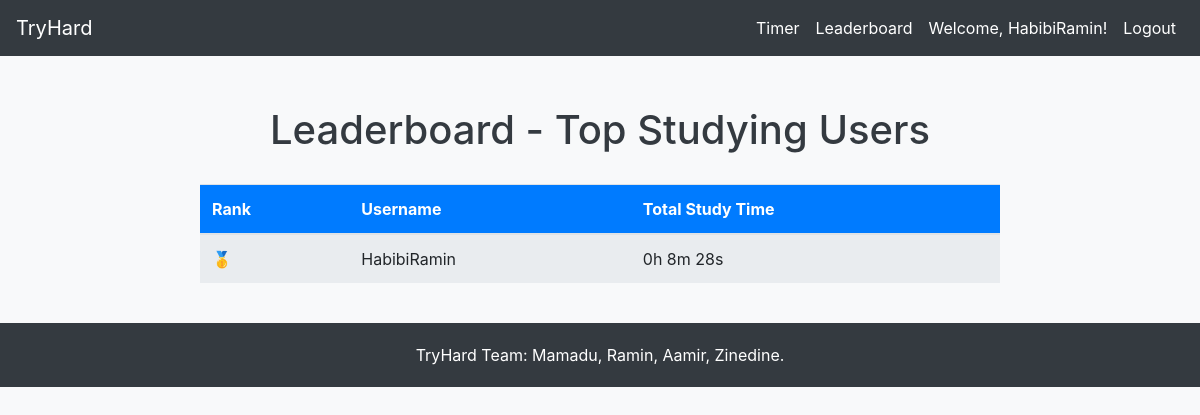
Screenshot of /lb/ (signed in) with the database file from the repository.
### tryhard_app/models.py (models this page shows, shortened)
class CustomUser(models.Model):
    name = models.CharField(max_length=100)
    username = models.CharField(max_length=100, unique=True)
    password = models.CharField(max_length=100)  # Store hashed passwords later
    total_time = models.IntegerField(default=0)

### tryhard_app/views.py (the view)
# urls.py: path('lb/',views.lb),
def lb(request):
    users = CustomUser.objects.order_by('-total_time')
    return render(request, 'lb.html', {'users': users})

### tryhard_app/templatetags/custom_filters.py (called while the page is built)
@register.filter
def time_format(value):
    total_seconds = int(value)
    hours = total_seconds // 3600
    minutes = (total_seconds % 3600) // 60
    seconds = total_seconds % 60
    return f"{hours}h {minutes}m {seconds}s"

### templates/lb.html (shortened to what this page needs)
{% load static %}
{% load custom_filters %}
<!DOCTYPE html>
<html lang="en">
<head>
    <link rel="stylesheet" href="https://cdn.jsdelivr.net/npm/bootstrap@4.6.2/dist/css/bootstrap.min.css">
</head>
<body>
    <nav class="navbar navbar-expand-lg">
      <a class="navbar-brand" href="/">TryHard</a>
      <div class="collapse navbar-collapse">
        <ul class="navbar-nav ml-auto">
          <li class="nav-item">
            <a class="nav-link" href="/timer/">Timer</a>
          </li>
          <li class="nav-item">
            <a class="nav-link" href="/lb/">Leaderboard</a>
          </li>
          {% if request.session.username %}
            <li class="nav-item">
              <span class="nav-link">Welcome, {{ request.session.username }}!</span>
            </li>
            <li class="nav-item">
              <a class="nav-link" href="/login/">Logout</a>
            </li>
          {% endif %}
        </ul>
      </div>
    </nav>
    <div class="container">
        <h1 class="leaderboard-title">Leaderboard - Top Studying Users</h1>
        {% if users %}
            <table class="table table-hover leaderboard-table">
                <thead>
                    <tr>
                        <th scope="col">Rank</th>
                        <th scope="col">Username</th>
                        <th scope="col">Total Study Time</th>
                    </tr>
                </thead>
                <tbody>
                    {% for person in users %}
                    <tr>
                        <th scope="row">
                            {% if forloop.counter0 == 0 %}
                                🥇
                            {% elif forloop.counter0 == 1 %}
                                🥈
                            {% elif forloop.counter0 == 2 %}
                                🥉
                            {% else %}
                                {{ forloop.counter }}
                            {% endif %}
                        </th>
                        <td>{{ person.username }}</td>
                        <td>{{ person.total_time|time_format }}</td>
                    </tr>
                    {% endfor %}
                </tbody>
            </table>
        {% else %}
            <p class="text-center">No users found.</p>
        {% endif %}
    </div>
    <footer>
        <p>TryHard Team: Mamadu, Ramin, Aamir, Zinedine.</p>
    </footer>
</body>
</html>

### templates/lb.html (style rules this page uses)
body { background-color: #f8f9fa; }
.leaderboard-title { margin-top: 50px; margin-bottom: 30px; text-align: center; color: #343a40; }
.leaderboard-table { margin: auto; width: 80%; max-width: 800px; }
.table thead th { background-color: #007bff; color: #fff; }
.table tbody tr:nth-child(odd) { background-color: #e9ecef; }
footer { margin-top: 40px; text-align: center; color: #6c757d; padding: 20px 0; background-color: #343a40; color: #fff; }
footer p { margin: 0; }
.navbar { background-color: #343a40; }
.navbar-brand, .nav-link { color: #fff !important; }

### rows the page displays
CustomUser: session.username "HabibiRamin", username "HabibiRamin", total_time "0h 8m 28s"
